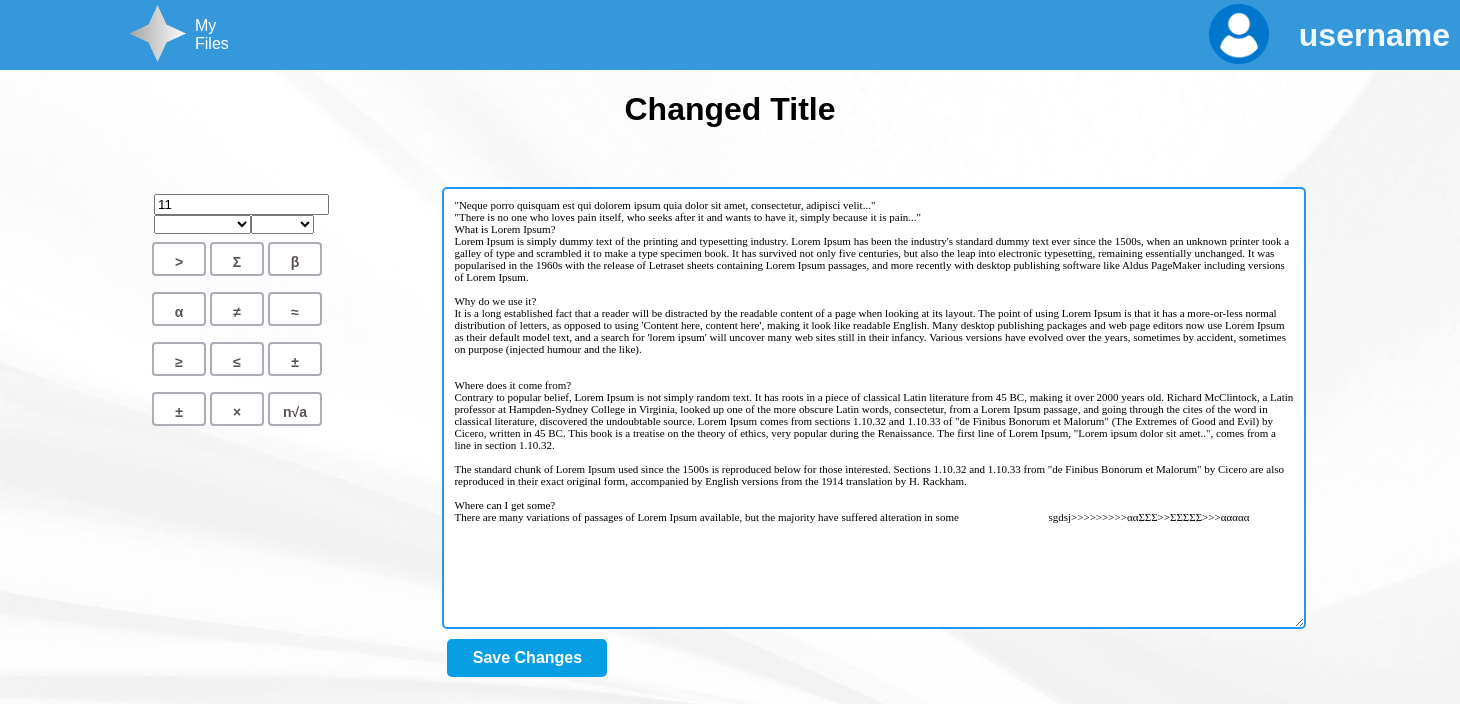
The app's page /edit?docID=1 (signed in), older data.
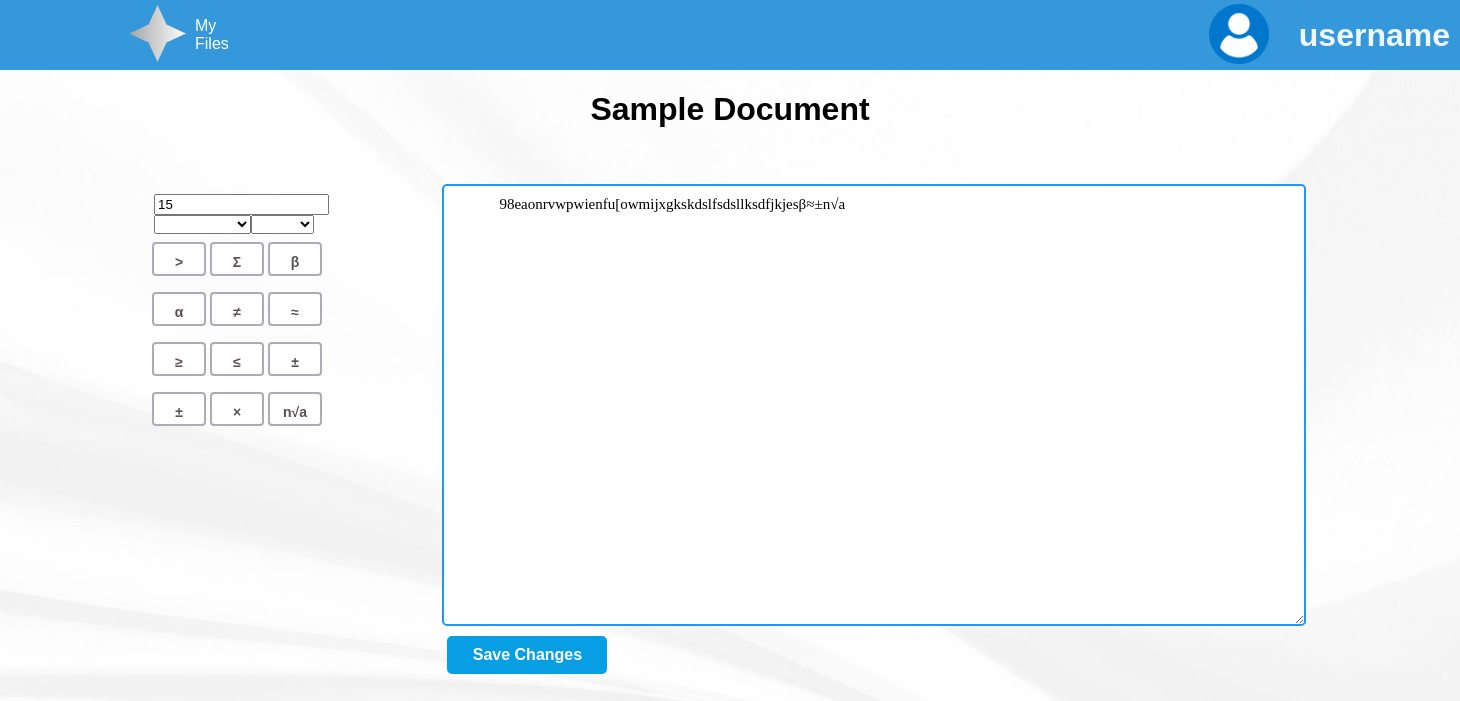
The same page, newer data.
### NoteNinjabackend/models.py (models this page shows)
class Document(db.Model):
    id = db.Column(db.Integer, primary_key=True)
    data = db.Column(db.String(10000))
    date = db.Column(db.DateTime(timezone=True), default=func.now())
    name = db.Column(db.String(100))
    tag = db.Column(db.String(100))
    font = db.Column(db.String(100))
    font_size = db.Column(db.Integer)
    align = db.Column(db.String(100))
    user_id = db.Column(db.Integer, db.ForeignKey('user.id'))

### NoteNinjabackend/views.py (the view, shortened to what this page needs)
@views.route('/edit', methods=['GET', 'POST'])
@login_required
def show_editor():
    docID = request.args.get("docID")
    doc = db.session.get(Document, docID)
    print(doc.data)
    return render_template("edit.html", query=docID, write=doc.data, theDoc=doc, user=db.session.get(User,current_user.id))

### NoteNinjabackend/__init__.py (called while the page is built)
def create_app():
    app = Flask(__name__)
    app.config['SECRET_KEY'] = 'kjdnfvpiubfpiv'
    app.config['SQLALCHEMY_DATABASE_URI'] = f'sqlite:///{DB_NAME}'
    db.init_app(app)
    from .views import views
    from .auth import auth
    app.register_blueprint(views, url_prefix='/')
    app.register_blueprint(auth, url_prefix='/')
    from .models import User, Document
    with app.app_context():
        create_database()
    login_manager = LoginManager()
    login_manager.login_view = 'auth.go'
    login_manager.init_app(app)
    @login_manager.user_loader
    def load_user(id):
        return User.query.get(int(id))
    return app

### NoteNinjabackend/templates/edit.html (shortened to what this page needs)
<!DOCTYPE html>
<html lang="en">
<head>
    <link href="{{ url_for('static',filename='styles/styles.css') }}" rel="stylesheet">
<body background="{{ url_for('static',filename='resources/background.jpg') }}" style="width: 100%; align-items: center; margin-left: 0%;">
    <header>
        <nav class="navbar">
            <div class="logo">
                <img class = "profile-icon" style = "margin-left: 120px" src="{{ url_for('static',filename='resources/ninja-logo.png') }}" alt="">
            </div>
            <ul class="nav-links">
                <li><a href="#">My Files</a></li>
            </ul>
            <div class="profile-icon">
                <img style = "display:inline-block; padding-top: 2px; margin-left: 800px; width: 60px;" src="{{ url_for('static',filename='resources/user_icon.png') }}" alt="">
            </div>
            <h3 style="display:inline-block; margin-left: 0px; text-align: right; padding-left: 30px; padding-right: 10px; color: aliceblue; font-size: 2pc;">{{user.username}}</h1>
            </nav>
</header>
    <h1 class="title" id="titleBox" contenteditable="true">{{theDoc.name}}</h1>
    <div class="symbol-array">
    <div style="padding-left: 8px;">
        <input id="fontSizeBox" type="number" placeholder="Font: 12px" style="width:167px">
    </div>
    <select class = "dropdown" id="fontBox" style="margin-left: 8px;">
    </select>
    <select class = "dropdown" id="alignBox">
    </select>
    <br>
        <button class="btn" onclick="appendMath('>');" name="greater-than-button" symbol value=">" type="submit"> &gt; </button>
        <button class="btn" onclick="appendMath('Σ');" name="greater-than-button" symbol value="Σ" type="submit"> Σ </button>
        <button class="btn" onclick="appendMath('β');" name="greater-than-button" symbol value="β" type="submit"> β </button>
        <button class="btn" onclick="appendMath('α');" name="greater-than-button" symbol value="α" type="submit"> α </button>
        <button class="btn" onclick="appendMath('≠');" name="greater-than-button" symbol value=">" type="submit"> ≠ </button>
        <button class="btn" onclick="appendMath('≈');" name="greater-than-button" symbol value=">" type="submit"> ≈ </button>
        <button class="btn" onclick="appendMath('≥');" name="greater-than-button" symbol value=">" type="submit"> ≥ </button>
        <button class="btn" onclick="appendMath('≤');" name="greater-than-button" symbol value="Σ" type="submit"> ≤ </button>
        <button class="btn" onclick="appendMath('±');" name="greater-than-button" symbol value="β" type="submit"> ± </button>
        <button class="btn" onclick="appendMath('±');" name="greater-than-button" symbol value="α" type="submit"> ± </button>
        <button class="btn" onclick="appendMath('×');" name="greater-than-button" symbol value=">" type="submit"> × </button>
        <button class="btn" onclick="appendMath('n√a');" name="greater-than-button" symbol value=">" type="submit"> n√a </button>
    </div>
    <form action = "" method="post" class="container">
        <textarea class="edit-box" name="edit-box" id="edit-box" cols="30" rows="10" spellcheck="false">{{write}}</textarea>
        <button class="savebtn" name="submit-button" type="submit" value="save">Save Changes</button>
    </form>
</body>
</html>

Row changes from the older to the newer data that the page shows:
changed Document: name "Changed Title" → "Sample Document"; edit-box "\"Neque porro quisquam est qui dolorem ipsum quia dolor sit amet, consectetur, adipisci velit...\" \"There is no one who loves pain itself, who seeks after it and wants to have it, simply because it is pain...\" What is Lorem Ipsum? Lorem Ipsum is simply dummy text of the printing and typesetting industry. Lorem Ipsum has been the industry's standard dummy text ever since the 1500s, when an unknown printer took a galley of type and scrambled it to make a type specimen book. It has survived not only five centuries, but also the leap into electronic typesetting, remaining essentially unchanged. It was popularised in the 1960s with the release of Letraset sheets containing Lorem Ipsum passages,…" → "98eaonrvwpwienfu[owmijxgkskdslfsdsllksdfjkjesβ≈±n√a"
Text that changed along with them:
form field value: "11" → "15"
